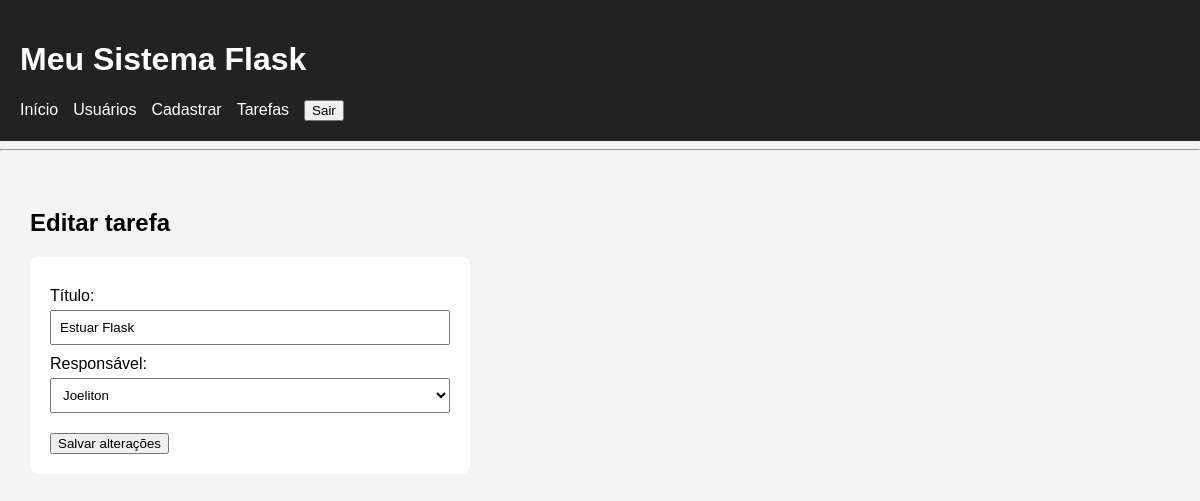
The page /tarefas/editar/1 (signed in) on the database as committed earlier.
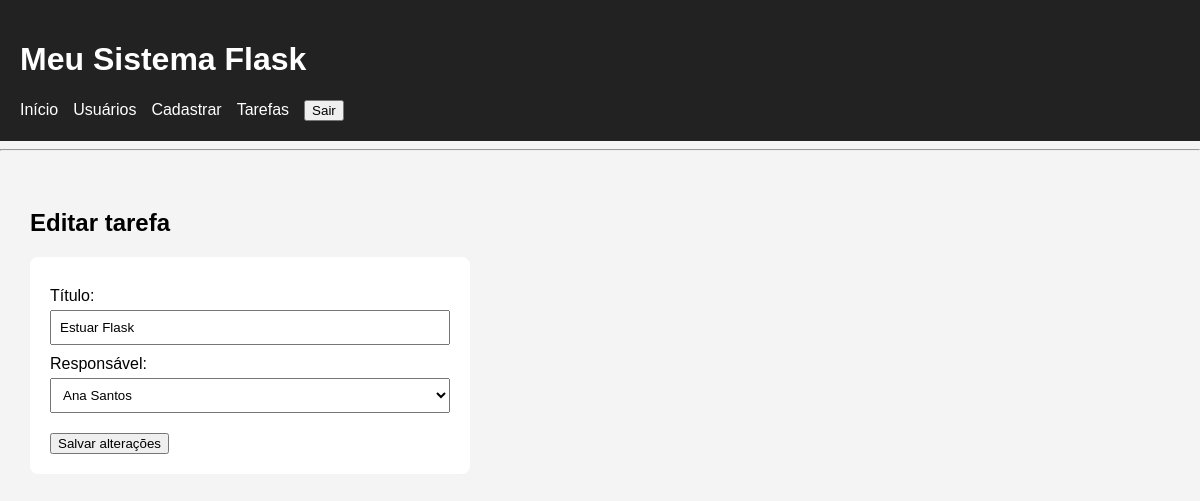
The same page on the database as committed later.
### tables this page shows
CREATE TABLE tarefas (
                       id INTEGER PRIMARY KEY AUTOINCREMENT, 
                       titulo TEXT NOT NULL,
                       usuario_id INTEGER NOT NULL,
                       
                       FOREIGN KEY (usuario_id)
                       REFERENCES usuarios(id)
                   );

CREATE TABLE usuarios (
                       id  INTEGER PRIMARY KEY AUTOINCREMENT,
                       nome TEXT NOT NULL, 
                       email TEXT NOT NULL,
                       idade INTERGER,
                       cidade TEXT                       
                   );

### routes/tarefas.py (the view, shortened to what this page needs)
@tarefas_bp.route(
    "/tarefas/editar/<int:id>",
    methods=["GET", "POST"]
)
@login_required
def editar(id):
    tarefa = buscar_tarefa(id)
    if tarefa is None:
        abort(404)
    usuarios = listar_usuarios()
    return render_template(
        "editar_tarefa.html",
        tarefa=tarefa,
        usuarios=usuarios
    )

### auth_utils.py (called while the page is built, shortened)
def login_required(funcao):
    @wraps(funcao)
    def verificar_login(*args, **kwargs):
        return funcao(*args, **kwargs)
    return verificar_login

### banco.py (called while the page is built)
def conectar():
    conexao = sqlite3.connect("banco.db")
    conexao.row_factory = sqlite3.Row
    conexao.execute(
        "PRAGMA foreign_keys = ON"
    )
    return conexao

def listar_usuarios():
    conexao = conectar()
    cursor = conexao.cursor()
    cursor.execute("""
                       SELECT * FROM usuarios
                       """)
    usuarios = cursor.fetchall()
    conexao.close()
    return usuarios

def buscar_tarefa(id):
    conexao = conectar()
    cursor = conexao.cursor()
    cursor.execute("""
        SELECT *
        FROM tarefas
        WHERE id = ?
    """, (id,))
    tarefa = cursor.fetchone()
    conexao.close()
    return tarefa

### templates/editar_tarefa.html (shortened to what this page needs)
{% extends "base.html" %}
{% block conteudo %}
    <h2>Editar tarefa</h2>
    <form
        method="POST"
        class="formulario"
    >
        <label>
            Título:
        </label>
        <input
            type="text"
            name="titulo"
            value="{{ tarefa.titulo }}"
            required
        >
        <label>
            Responsável:
        </label>
        <select
            name="usuario_id"
            required
        >
            {% for usuario in usuarios %}
                <option
                    value="{{ usuario.id }}"
                    {% if usuario.id == tarefa.usuario_id %}
                        selected
                    {% endif %}
                >
                    {{ usuario.nome }}
                </option>
            {% endfor %}
        </select>
        <button type="submit">
            Salvar alterações
        </button>
    </form>
{% endblock %}

Rows that differ between the two databases and show on the page:
changed tarefas "Estuar Flask": usuario_id "Joeliton" → "Ana Santos"
